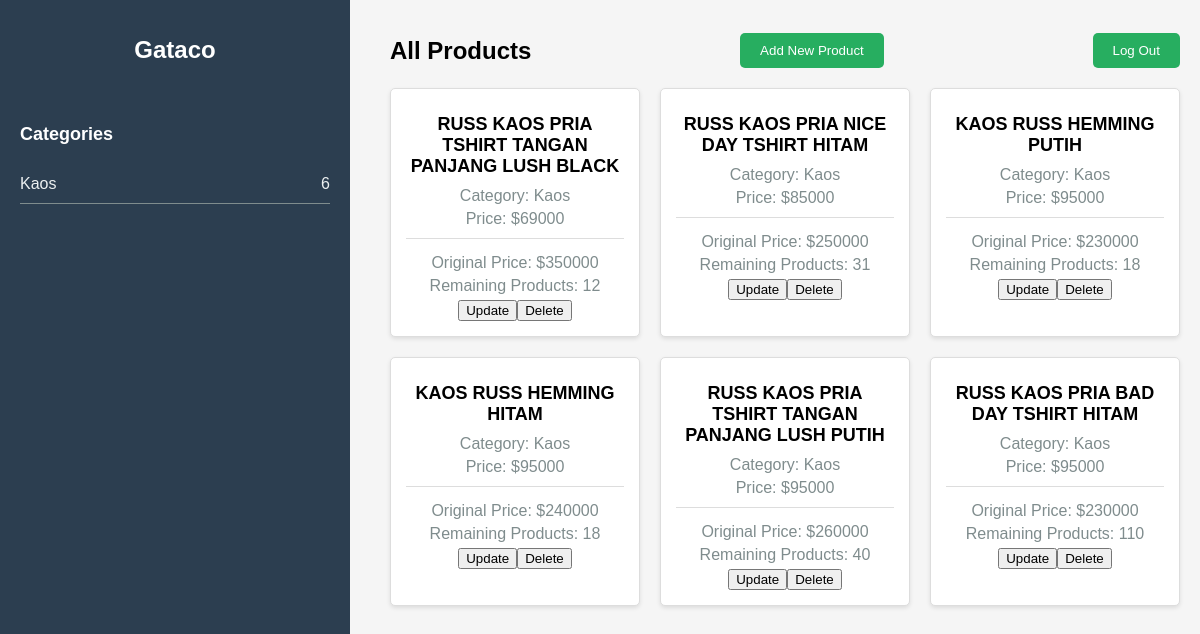
/indexadmin.php, run on the app's committed database.
### tables this page shows
CREATE TABLE `products` (
  `id` int NOT NULL,
  `name` varchar(255) NOT NULL,
  `category` varchar(255) NOT NULL,
  `price` decimal(10,0) DEFAULT NULL,
  `stock` int NOT NULL,
  `original_price` decimal(11,0) DEFAULT '0',
  `gambar` varchar(255) NOT NULL
);

### indexadmin.php (the view, shortened to what this page needs)
<?php
require 'asset/php/koneksi.php';
?>
<!DOCTYPE html>
<html lang="en">
<head>
    <link rel="stylesheet" href="asset/css/styleadmin.css" />
</head>
<body>
    <div class="sidebar">
        <h1>Gataco</h1>
        <div class="categories">
            <h2>Categories</h2>
            <ul>
                <?php
                $sql_categories = "SELECT category, COUNT(*) as count FROM products GROUP BY category";
                $result_categories = mysqli_query($con, $sql_categories);
                if (mysqli_num_rows($result_categories) > 0) {
                    while ($row_category = mysqli_fetch_assoc($result_categories)) {
                        echo '<li>' . $row_category['category'] . ' <span>' . $row_category['count'] . '</span></li>';
                    }
                } else {
                    echo '<li>No products</li>';
                }
                ?>
            </ul>
        </div>
    </div>
    <div class="main-content">
        <header>
            <h2>All Products</h2>
            <a href="asset/php/creat.php"><button>Add New Product</button></a>
            <a href="index.php"><button>Log Out</button></a>
        </header>
        <div class="product-grid">
            <?php
            $sql_products = "SELECT * FROM products";
            $result_products = mysqli_query($con, $sql_products);
            if (mysqli_num_rows($result_products) > 0) {
                while ($row = mysqli_fetch_assoc($result_products)) {
                    echo '<div class="product-card">';
                    echo '<h3>' . $row['name'] . '</h3>';
                    echo '<p>Category: ' . $row['category'] . '</p>';
                    if (isset($row['price'])) {
                        echo '<p>Price: $' . $row['price'] . '</p>';
                    } else {
                        echo '<p>Price: Not available</p>';
                    }
                    echo '<div class="product-info">';
                    if (isset($row['original_price'])) {
                        echo '<p>Original Price: $' . $row['original_price'] . '</p>';
                    } else {
                        echo '<p>Original Price: Not available</p>';
                    }
                    echo '<p>Remaining Products: ' . $row['stock'] . '</p>';
                    echo '</div>';
                    echo '<div class="product-actions">';
                    echo '<a href="asset/php/update.php?id=' . $row['id'] . '"><button>Update</button></a>';
                    echo '<form action="asset/php/delet.php" method="POST" style="display:inline;">';
                    echo '<button type="submit">Delete</button>';
                    echo '</form>';
                    echo '</div>';
                    echo '</div>';
                }
            } else {
                echo '<p style="margin-top: 36px;">No products found.</p>';
            }
            ?>
        </div>
    </div>
</body>
</html>

### asset/css/styleadmin.css (style rules this page uses)
body { margin: 0; font-family: Arial, sans-serif; background-color: #f5f5f5; }
.sidebar { width: 350px; height: 110vh; background-color: #2c3e50; color: white; position: fixed; display: flex; flex-direction: column; align-items: center; padding-top: 20px; }
.sidebar h1 { font-size: 24px; margin-bottom: 20px; }
.categories { margin-top: 20px; width: 100%; padding: 0 20px; }
.categories h2 { margin: 20px; align-self: start; font-size: 18px; margin-bottom: 10px; }
.categories ul { list-style-type: none; padding: 0; }
.categories ul li { display: flex; justify-content: space-between; margin: 20px; padding: 10px 0; border-bottom: 1px solid #7f8c8d; color: #ecf0f1; }
.main-content { margin-left: 370px; padding: 20px; }
header { display: flex; margin-top: 13px; justify-content: space-between; align-items: center; margin-bottom: 20px; }
header h2 { font-size: 24px; margin: 0; }
header button { padding: 10px 20px; background-color: #27ae60; color: white; border: none; border-radius: 5px; cursor: pointer; }
.product-grid { display: grid; grid-template-columns: repeat(auto-fill, minmax(200px, 1fr)); gap: 20px; }
.product-card { background-color: white; border: 1px solid #ddd; border-radius: 5px; padding: 15px; box-shadow: 0 2px 4px rgba(0, 0, 0, 0.1); text-align: center; }
.product-card h3 { font-size: 18px; margin: 10px 0; }
.product-card p { margin: 5px 0; color: #7f8c8d; }
.product-info { margin-top: 10px; border-top: 1px solid #ddd; padding-top: 10px; }

### data on the page
products: name "RUSS KAOS PRIA TSHIRT TANGAN PANJANG LUSH BLACK", category "Kaos", price "69000", original_price "350000", stock "12"
products: name "RUSS KAOS PRIA NICE DAY TSHIRT HITAM", category "Kaos", price "85000", original_price "250000", stock "31"
products: name "KAOS RUSS HEMMING PUTIH", category "Kaos", price "95000", original_price "230000", stock "18"
products: name "KAOS RUSS HEMMING HITAM", category "Kaos", price "95000", original_price "240000", stock "18"
products: name "RUSS KAOS PRIA TSHIRT TANGAN PANJANG LUSH PUTIH", category "Kaos", price "95000", original_price "260000", stock "40"
products: name "RUSS KAOS PRIA BAD DAY TSHIRT HITAM", category "Kaos", price "95000", original_price "230000", stock "110"

### other printed values
$row_category['category'] "Kaos"
$row_category['count'] "6"
